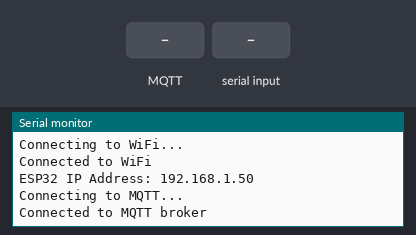
A sketch run on a simulated ESP32. Shown: the last lines printed to the serial monitor. The test bench sets the inputs (shaded band). WiFi joins after 1.5 s; servers stay silent unless stated; no MQTT or app messages arrive unless stated.

Above: at 3.2 s.
3.3 s: MQTT message "1" arrives on the first subscribed topic
At 4.5 s:
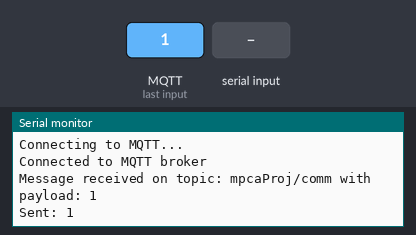
4.8 s: "1\n" received over the second serial link
At 5.7 s:
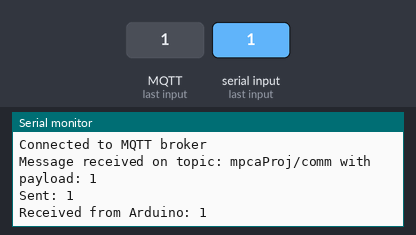
6.3 s: MQTT message "on" arrives on the first subscribed topic
At 6.9 s:
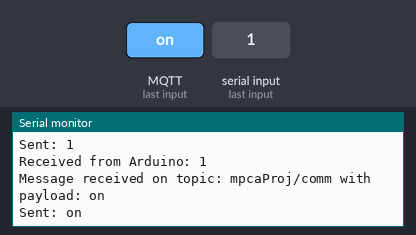
7.8 s: MQTT message "off" arrives on the first subscribed topic
At 9.0 s:
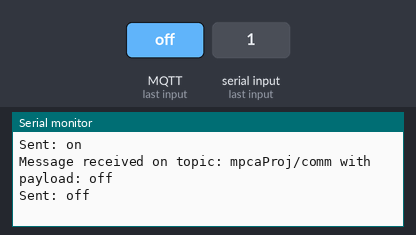
9.3 s: "0\n" received over the second serial link
At 10.4 s:
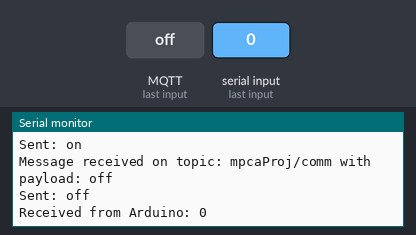

Measured:
- after the input at 3.3 s, the serial monitor: prints a new line at once (image 1)
- after the input at 4.8 s, the serial monitor: prints a new line at once (image 2)
- after the input at 6.3 s, the serial monitor: prints a new line at once (image 3)
- after the input at 7.8 s, the serial monitor: prints a new line at once (image 4)
- after the input at 9.3 s, the serial monitor: prints a new line at once (image 5)

The sketch:

ESP32_Code.ino
```cpp
#include <WiFi.h>
#include <PubSubClient.h>

#define RXp2 16
#define TXp2 17

// GPIO Pins on esp 32

const char* ssid = "lapi"; // connect esp-32
const char* password = "27092005"; // using ssid

const char* mqttServer = "172.20.10.5";
const int mqttPort = 1883; // setting up mqtt broker

WiFiClient wifiClient;
PubSubClient client(wifiClient);

void callback(char* topic, byte* payload, unsigned int length) {
  Serial.print("Message received on topic: ");
  Serial.print(topic);
  Serial.print(" with payload: ");
  String payloadStr = "";

  for (unsigned int i = 0; i < length; i++) {
    payloadStr += (char)payload[i];
    Serial.print((char)payload[i]);
  }
  Serial.println();

  Serial2.println(payloadStr);
  Serial.println("Sent: " + payloadStr);
}

void setup() {
  Serial.begin(115200); // debugging
  Serial2.begin(9600, SERIAL_8N1, RXp2, TXp2);   // connect adruino
  Serial.println("ESP32 Ready");

  WiFi.begin(ssid, password);
  while (WiFi.status() != WL_CONNECTED) {
    delay(1000);
    Serial.println("Connecting to WiFi...");
  }
  Serial.println("Connected to WiFi");
  Serial.print("ESP32 IP Address: ");
  Serial.println(WiFi.localIP());

  client.setServer(mqttServer, mqttPort);
  client.setCallback(callback);
}

void loop() {
  if (!client.connected()) { // re-connected to mqtt if disconnected
    while (!client.connected()) {
      Serial.println("Connecting to MQTT...");
      if (client.connect("ESP32Client")) {
        Serial.println("Connected to MQTT broker");
        client.subscribe("mpcaProj/comm");
      } else {
        Serial.print("Failed to connect to MQTT, error code: ");
        Serial.println(client.state());
        delay(5000);
      }
    }
  }

  if (Serial2.available()) {
    String message = Serial2.readStringUntil('\n'); // receive from adruino
    Serial.print("Received from Arduino: ");
    Serial.println(message);
    client.publish("mpcaProj/response", message.c_str());
  }

  client.loop(); // maintain mqtt connection
}
```
